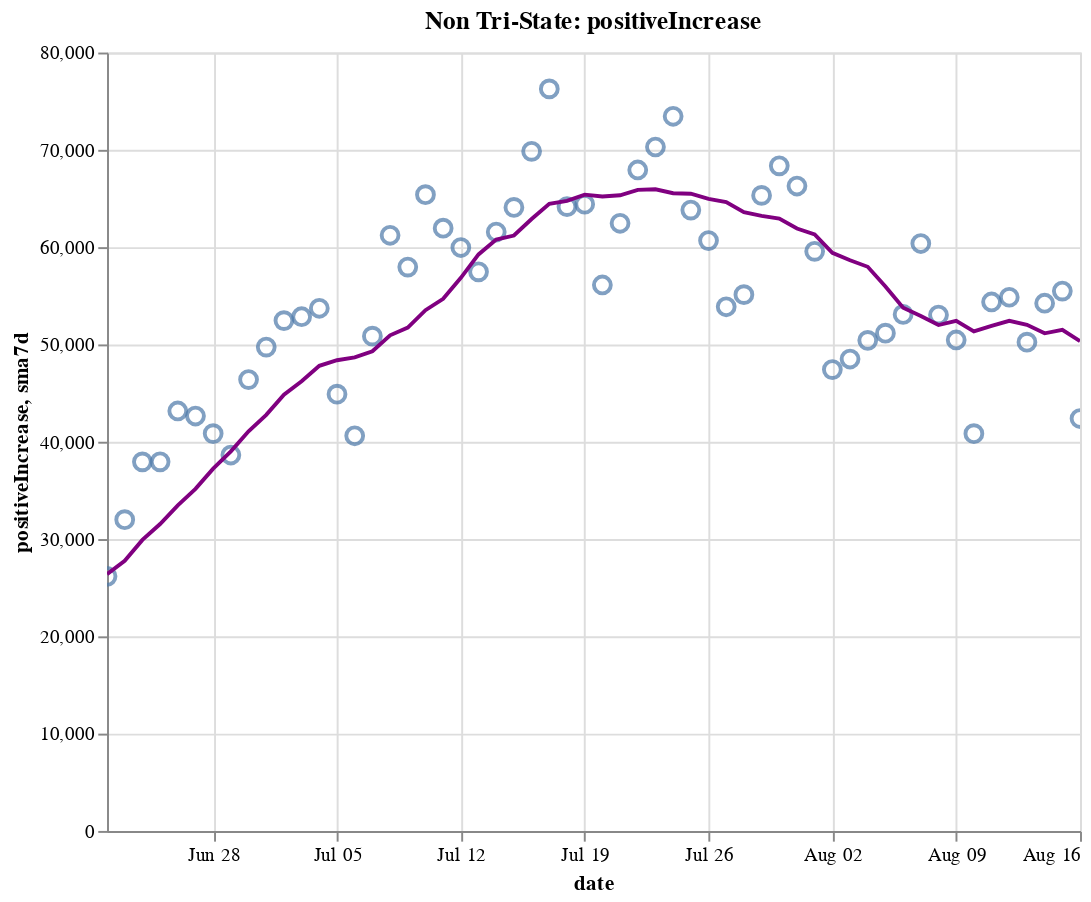

Here is the notebook cell this chart was saved with:
### Code cell
create_plot(non_tristate, 'positiveIncrease')

### Figure 1 — Vega-Lite specification as saved in the notebook (floating-point values rounded to 4 significant figures)
{"config": {"view": {"continuousWidth": 400, "continuousHeight": 300}}, "layer": [{"layer": [{"mark": {"type": "point", "size": 75}, "encoding": {"tooltip": [{"type": "temporal", "field": "date"}, {"type": "quantitative", "field": "positiveIncrease"}, {"type": "quantitative", "field": "sma7d"}], "x": {"type": "temporal", "field": "date"}, "y": {"type": "quantitative", "field": "positiveIncrease"}}, "selection": {"selector014": {"type": "interval", "bind": "scales", "encodings": ["x", "y"]}}}, {"mark": {"type": "line", "color": "purple"}, "encoding": {"x": {"type": "temporal", "field": "date"}, "y": {"type": "quantitative", "field": "sma7d"}}}]}, {"mark": {"type": "rule", "color": "#aaa"}, "encoding": {"x": {"type": "temporal", "field": "date"}}, "transform": [{"filter": {"selection": "selector013"}}]}, {"mark": "circle", "encoding": {"opacity": {"condition": {"value": 1, "selection": "selector013"}, "value": 0}, "tooltip": [{"type": "temporal", "field": "date"}, {"type": "quantitative", "field": "positiveIncrease"}, {"type": "quantitative", "field": "sma7d"}], "x": {"type": "temporal", "field": "date"}, "y": {"type": "quantitative", "field": "positiveIncrease"}}, "selection": {"selector013": {"type": "single", "encodings": ["x"], "on": "mouseover", "nearest": true, "empty": "none"}}}, {"mark": {"type": "text", "align": "left", "dx": 5, "dy": -5, "stroke": "white", "strokeWidth": 2}, "encoding": {"text": {"type": "quantitative", "field": "positiveIncrease"}, "tooltip": [{"type": "temporal", "field": "date"}, {"type": "quantitative", "field": "positiveIncrease"}, {"type": "quantitative", "field": "sma7d"}], "x": {"type": "temporal", "field": "date"}, "y": {"type": "quantitative", "field": "positiveIncrease"}}, "transform": [{"filter": {"selection": "selector013"}}]}, {"mark": {"type": "text", "align": "left", "dx": 5, "dy": -5}, "encoding": {"text": {"type": "quantitative", "field": "positiveIncrease"}, "tooltip": [{"type": "temporal", "field": "date"}, {"type": "quantitative", "field": "positiveIncrease"}, {"type": "quantitative", "field": "sma7d"}], "x": {"type": "temporal", "field": "date"}, "y": {"type": "quantitative", "field": "positiveIncrease"}}, "transform": [{"filter": {"selection": "selector013"}}]}], "data": {"name": "data-d38c69eb783e8b0fcc2587a41f2dc8a2"}, "height": 400, "title": "Non Tri-State: positiveIncrease", "width": 500, "$schema": "https://vega.github.io/schema/vega-lite/v4.8.1.json", "datasets": {"data-d38c69eb783e8b0fcc2587a41f2dc8a2": [{"date": "2020-06-22T00:00:00", "totalTestResultsIncrease": 382300.0, "positiveIncrease": 26160.0, "death": 71980.0, "deathIncrease": 241.0, "positiveRate": 0.068, "state": "Non Tri-State", "sma7d": 26400.0}, {"date": "2020-06-23T00:00:00", "totalTestResultsIncrease": 429600.0, "positiveIncrease": 31990.0, "death": 72590.0, "deathIncrease": 613.0, "positiveRate": 0.074, "state": "Non Tri-State", "sma7d": 27770.0}, {"date": "2020-06-24T00:00:00", "totalTestResultsIncrease": 446500.0, "positiveIncrease": 37930.0, "death": 73240.0, "deathIncrease": 652.0, "positiveRate": 0.085, "state": "Non Tri-State", "sma7d": 29910.0}, {"date": "2020-06-25T00:00:00", "totalTestResultsIncrease": 541400.0, "positiveIncrease": 37940.0, "death": 73840.0, "deathIncrease": 595.0, "positiveRate": 0.07, "state": "Non Tri-State", "sma7d": 31550.0}, {"date": "2020-06-26T00:00:00", "totalTestResultsIncrease": 508300.0, "positiveIncrease": 43160.0, "death": 74410.0, "deathIncrease": 571.0, "positiveRate": 0.085, "state": "Non Tri-State", "sma7d": 33460.0}, {"date": "2020-06-27T00:00:00", "totalTestResultsIncrease": 498600.0, "positiveIncrease": 42640.0, "death": 74870.0, "deathIncrease": 455.0, "positiveRate": 0.086, "state": "Non Tri-State", "sma7d": 35160.0}, {"date": "2020-06-28T00:00:00", "totalTestResultsIncrease": 497500.0, "positiveIncrease": 40840.0, "death": 75100.0, "deathIncrease": 234.0, "positiveRate": 0.082, "state": "Non Tri-State", "sma7d": 37240.0}, {"date": "2020-06-29T00:00:00", "totalTestResultsIncrease": 564600.0, "positiveIncrease": 38640.0, "death": 75400.0, "deathIncrease": 302.0, "positiveRate": 0.068, "state": "Non Tri-State", "sma7d": 39020.0}, {"date": "2020-06-30T00:00:00", "totalTestResultsIncrease": 543300.0, "positiveIncrease": 46390.0, "death": 75940.0, "deathIncrease": 538.0, "positiveRate": 0.085, "state": "Non Tri-State", "sma7d": 41080.0}, {"date": "2020-07-01T00:00:00", "totalTestResultsIncrease": 546700.0, "positiveIncrease": 49730.0, "death": 76580.0, "deathIncrease": 645.0, "positiveRate": 0.091, "state": "Non Tri-State", "sma7d": 42760.0}, {"date": "2020-07-02T00:00:00", "totalTestResultsIncrease": 562300.0, "positiveIncrease": 52450.0, "death": 77240.0, "deathIncrease": 655.0, "positiveRate": 0.093, "state": "Non Tri-State", "sma7d": 44840.0}, {"date": "2020-07-03T00:00:00", "totalTestResultsIncrease": 624700.0, "positiveIncrease": 52850.0, "death": 77760.0, "deathIncrease": 523.0, "positiveRate": 0.085, "state": "Non Tri-State", "sma7d": 46220.0}, {"date": "2020-07-04T00:00:00", "totalTestResultsIncrease": 559300.0, "positiveIncrease": 53720.0, "death": 78030.0, "deathIncrease": 270.0, "positiveRate": 0.096, "state": "Non Tri-State", "sma7d": 47800.0}, {"date": "2020-07-05T00:00:00", "totalTestResultsIncrease": 569100.0, "positiveIncrease": 44890.0, "death": 78210.0, "deathIncrease": 179.0, "positiveRate": 0.079, "state": "Non Tri-State", "sma7d": 48380.0}, {"date": "2020-07-06T00:00:00", "totalTestResultsIncrease": 428200.0, "positiveIncrease": 40610.0, "death": 78420.0, "deathIncrease": 212.0, "positiveRate": 0.095, "state": "Non Tri-State", "sma7d": 48660.0}, {"date": "2020-07-07T00:00:00", "totalTestResultsIncrease": 561400.0, "positiveIncrease": 50850.0, "death": 79280.0, "deathIncrease": 859.0, "positiveRate": 0.091, "state": "Non Tri-State", "sma7d": 49300.0}, {"date": "2020-07-08T00:00:00", "totalTestResultsIncrease": 547400.0, "positiveIncrease": 61220.0, "death": 80010.0, "deathIncrease": 730.0, "positiveRate": 0.112, "state": "Non Tri-State", "sma7d": 50940.0}, {"date": "2020-07-09T00:00:00", "totalTestResultsIncrease": 605000.0, "positiveIncrease": 57950.0, "death": 80840.0, "deathIncrease": 822.0, "positiveRate": 0.096, "state": "Non Tri-State", "sma7d": 51730.0}, {"date": "2020-07-10T00:00:00", "totalTestResultsIncrease": 716400.0, "positiveIncrease": 65390.0, "death": 81650.0, "deathIncrease": 814.0, "positiveRate": 0.091, "state": "Non Tri-State", "sma7d": 53520.0}, {"date": "2020-07-11T00:00:00", "totalTestResultsIncrease": 593800.0, "positiveIncrease": 61950.0, "death": 82350.0, "deathIncrease": 705.0, "positiveRate": 0.104, "state": "Non Tri-State", "sma7d": 54690.0}, {"date": "2020-07-12T00:00:00", "totalTestResultsIncrease": 643400.0, "positiveIncrease": 59960.0, "death": 82810.0, "deathIncrease": 455.0, "positiveRate": 0.093, "state": "Non Tri-State", "sma7d": 56850.0}, {"date": "2020-07-13T00:00:00", "totalTestResultsIncrease": 626600.0, "positiveIncrease": 57460.0, "death": 83080.0, "deathIncrease": 275.0, "positiveRate": 0.092, "state": "Non Tri-State", "sma7d": 59260.0}, {"date": "2020-07-14T00:00:00", "totalTestResultsIncrease": 679500.0, "positiveIncrease": 61550.0, "death": 83790.0, "deathIncrease": 708.0, "positiveRate": 0.091, "state": "Non Tri-State", "sma7d": 60780.0}, {"date": "2020-07-15T00:00:00", "totalTestResultsIncrease": 668000.0, "positiveIncrease": 64080.0, "death": 84610.0, "deathIncrease": 816.0, "positiveRate": 0.096, "state": "Non Tri-State", "sma7d": 61190.0}, {"date": "2020-07-16T00:00:00", "totalTestResultsIncrease": 725300.0, "positiveIncrease": 69850.0, "death": 85500.0, "deathIncrease": 896.0, "positiveRate": 0.096, "state": "Non Tri-State", "sma7d": 62890.0}, {"date": "2020-07-17T00:00:00", "totalTestResultsIncrease": 752900.0, "positiveIncrease": 76260.0, "death": 86420.0, "deathIncrease": 915.0, "positiveRate": 0.101, "state": "Non Tri-State", "sma7d": 64450.0}, {"date": "2020-07-18T00:00:00", "totalTestResultsIncrease": 681900.0, "positiveIncrease": 64160.0, "death": 87260.0, "deathIncrease": 846.0, "positiveRate": 0.094, "state": "Non Tri-State", "sma7d": 64760.0}, {"date": "2020-07-19T00:00:00", "totalTestResultsIncrease": 719300.0, "positiveIncrease": 64410.0, "death": 87770.0, "deathIncrease": 506.0, "positiveRate": 0.09, "state": "Non Tri-State", "sma7d": 65400.0}, {"date": "2020-07-20T00:00:00", "totalTestResultsIncrease": 647300.0, "positiveIncrease": 56110.0, "death": 88110.0, "deathIncrease": 335.0, "positiveRate": 0.087, "state": "Non Tri-State", "sma7d": 65200.0}, {"date": "2020-07-21T00:00:00", "totalTestResultsIncrease": 672200.0, "positiveIncrease": 62450.0, "death": 89120.0, "deathIncrease": 1014.0, "positiveRate": 0.093, "state": "Non Tri-State", "sma7d": 65330.0}, {"date": "2020-07-22T00:00:00", "totalTestResultsIncrease": 696100.0, "positiveIncrease": 67930.0, "death": 90260.0, "deathIncrease": 1137.0, "positiveRate": 0.098, "state": "Non Tri-State", "sma7d": 65880.0}, {"date": "2020-07-23T00:00:00", "totalTestResultsIncrease": 742100.0, "positiveIncrease": 70290.0, "death": 91270.0, "deathIncrease": 1015.0, "positiveRate": 0.095, "state": "Non Tri-State", "sma7d": 65950.0}, {"date": "2020-07-24T00:00:00", "totalTestResultsIncrease": 800900.0, "positiveIncrease": 73450.0, "death": 92400.0, "deathIncrease": 1129.0, "positiveRate": 0.092, "state": "Non Tri-State", "sma7d": 65540.0}, {"date": "2020-07-25T00:00:00", "totalTestResultsIncrease": 716900.0, "positiveIncrease": 63810.0, "death": 93400.0, "deathIncrease": 999.0, "positiveRate": 0.089, "state": "Non Tri-State", "sma7d": 65490.0}, {"date": "2020-07-26T00:00:00", "totalTestResultsIncrease": 742700.0, "positiveIncrease": 60670.0, "death": 93940.0, "deathIncrease": 544.0, "positiveRate": 0.082, "state": "Non Tri-State", "sma7d": 64960.0}, {"date": "2020-07-27T00:00:00", "totalTestResultsIncrease": 644900.0, "positiveIncrease": 53870.0, "death": 94970.0, "deathIncrease": 1026.0, "positiveRate": 0.084, "state": "Non Tri-State", "sma7d": 64640.0}, {"date": "2020-07-28T00:00:00", "totalTestResultsIncrease": 670700.0, "positiveIncrease": 55120.0, "death": 96060.0, "deathIncrease": 1086.0, "positiveRate": 0.082, "state": "Non Tri-State", "sma7d": 63590.0}, {"date": "2020-07-29T00:00:00", "totalTestResultsIncrease": 725200.0, "positiveIncrease": 65320.0, "death": 97520.0, "deathIncrease": 1466.0, "positiveRate": 0.09, "state": "Non Tri-State", "sma7d": 63220.0}, {"date": "2020-07-30T00:00:00", "totalTestResultsIncrease": 706900.0, "positiveIncrease": 68360.0, "death": 98750.0, "deathIncrease": 1229.0, "positiveRate": 0.097, "state": "Non Tri-State", "sma7d": 62940.0}, {"date": "2020-07-31T00:00:00", "totalTestResultsIncrease": 609000.0, "positiveIncrease": 66280.0, "death": 100000.0, "deathIncrease": 1295.0, "positiveRate": 0.109, "state": "Non Tri-State", "sma7d": 61920.0}, {"date": "2020-08-01T00:00:00", "totalTestResultsIncrease": 648400.0, "positiveIncrease": 59570.0, "death": 101200.0, "deathIncrease": 1164.0, "positiveRate": 0.092, "state": "Non Tri-State", "sma7d": 61310.0}, {"date": "2020-08-02T00:00:00", "totalTestResultsIncrease": 610400.0, "positiveIncrease": 47410.0, "death": 101700.0, "deathIncrease": 486.0, "positiveRate": 0.078, "state": "Non Tri-State", "sma7d": 59420.0}, {"date": "2020-08-03T00:00:00", "totalTestResultsIncrease": 629900.0, "positiveIncrease": 48500.0, "death": 102200.0, "deathIncrease": 502.0, "positiveRate": 0.077, "state": "Non Tri-State", "sma7d": 58650.0}, {"date": "2020-08-04T00:00:00", "totalTestResultsIncrease": 619700.0, "positiveIncrease": 50420.0, "death": 103400.0, "deathIncrease": 1241.0, "positiveRate": 0.081, "state": "Non Tri-State", "sma7d": 57980.0}, {"date": "2020-08-05T00:00:00", "totalTestResultsIncrease": 576600.0, "positiveIncrease": 51160.0, "death": 104800.0, "deathIncrease": 1335.0, "positiveRate": 0.089, "state": "Non Tri-State", "sma7d": 55960.0}, {"date": "2020-08-06T00:00:00", "totalTestResultsIncrease": 624800.0, "positiveIncrease": 53090.0, "death": 106000.0, "deathIncrease": 1238.0, "positiveRate": 0.085, "state": "Non Tri-State", "sma7d": 53780.0}, {"date": "2020-08-07T00:00:00", "totalTestResultsIncrease": 668400.0, "positiveIncrease": 60370.0, "death": 107300.0, "deathIncrease": 1313.0, "positiveRate": 0.09, "state": "Non Tri-State", "sma7d": 52930.0}, {"date": "2020-08-08T00:00:00", "totalTestResultsIncrease": 599100.0, "positiveIncrease": 53020.0, "death": 108400.0, "deathIncrease": 1075.0, "positiveRate": 0.088, "state": "Non Tri-State", "sma7d": 52000.0}, {"date": "2020-08-09T00:00:00", "totalTestResultsIncrease": 602600.0, "positiveIncrease": 50460.0, "death": 109000.0, "deathIncrease": 604.0, "positiveRate": 0.084, "state": "Non Tri-State", "sma7d": 52430.0}, {"date": "2020-08-10T00:00:00", "totalTestResultsIncrease": 606500.0, "positiveIncrease": 40830.0, "death": 109400.0, "deathIncrease": 417.0, "positiveRate": 0.067, "state": "Non Tri-State", "sma7d": 51330.0}, {"date": "2020-08-11T00:00:00", "totalTestResultsIncrease": 630600.0, "positiveIncrease": 54370.0, "death": 110700.0, "deathIncrease": 1307.0, "positiveRate": 0.086, "state": "Non Tri-State", "sma7d": 51900.0}, {"date": "2020-08-12T00:00:00", "totalTestResultsIncrease": 360600.0, "positiveIncrease": 54850.0, "death": 112200.0, "deathIncrease": 1495.0, "positiveRate": 0.152, "state": "Non Tri-State", "sma7d": 52430.0}, {"date": "2020-08-13T00:00:00", "totalTestResultsIncrease": 760300.0, "positiveIncrease": 50240.0, "death": 113400.0, "deathIncrease": 1145.0, "positiveRate": 0.066, "state": "Non Tri-State", "sma7d": 52020.0}, {"date": "2020-08-14T00:00:00", "totalTestResultsIncrease": 723400.0, "positiveIncrease": 54240.0, "death": 114600.0, "deathIncrease": 1199.0, "positiveRate": 0.075, "state": "Non Tri-State", "sma7d": 51140.0}, {"date": "2020-08-15T00:00:00", "totalTestResultsIncrease": 623900.0, "positiveIncrease": 55490.0, "death": 115800.0, "deathIncrease": 1199.0, "positiveRate": 0.089, "state": "Non Tri-State", "sma7d": 51490.0}, {"date": "2020-08-16T00:00:00", "totalTestResultsIncrease": 676000.0, "positiveIncrease": 42390.0, "death": 116400.0, "deathIncrease": 611.0, "positiveRate": 0.063, "state": "Non Tri-State", "sma7d": 50340.0}]}}
